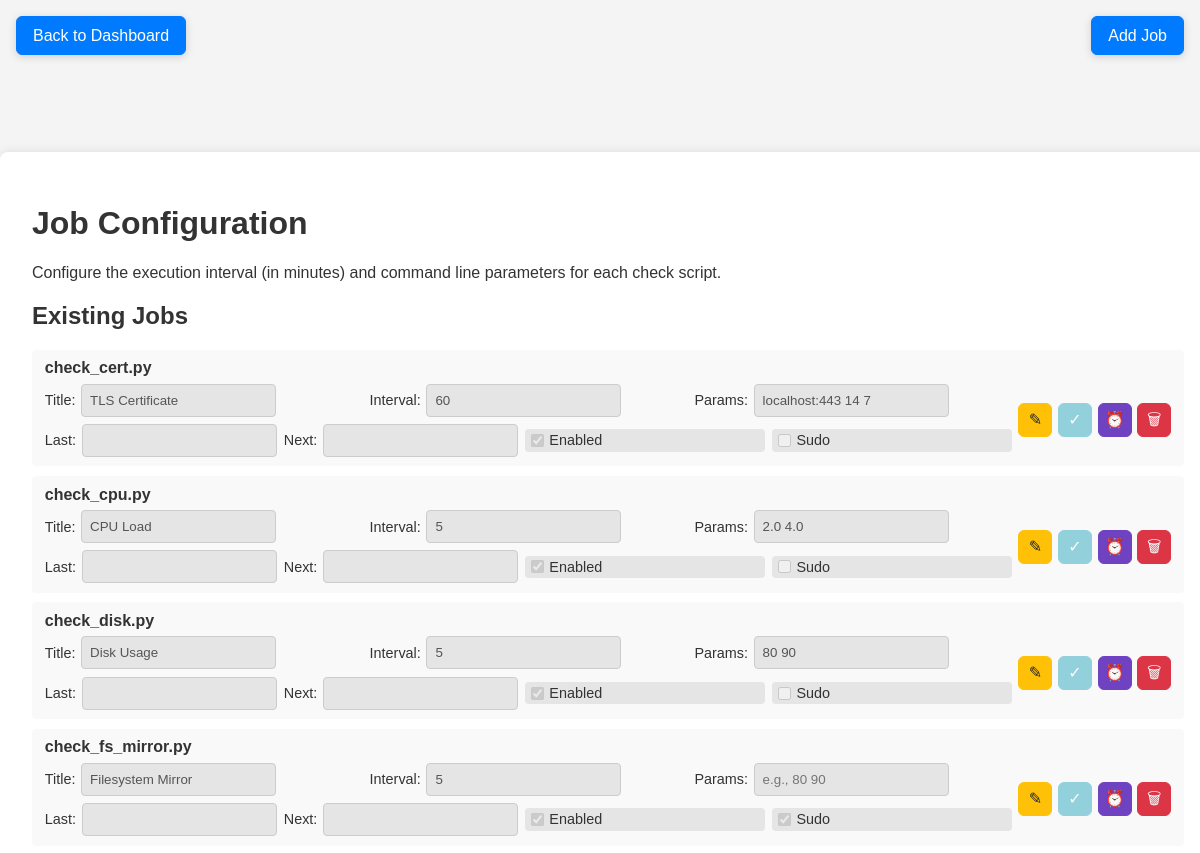
Page /job_config.php (signed in, upper part) on the earlier database version.
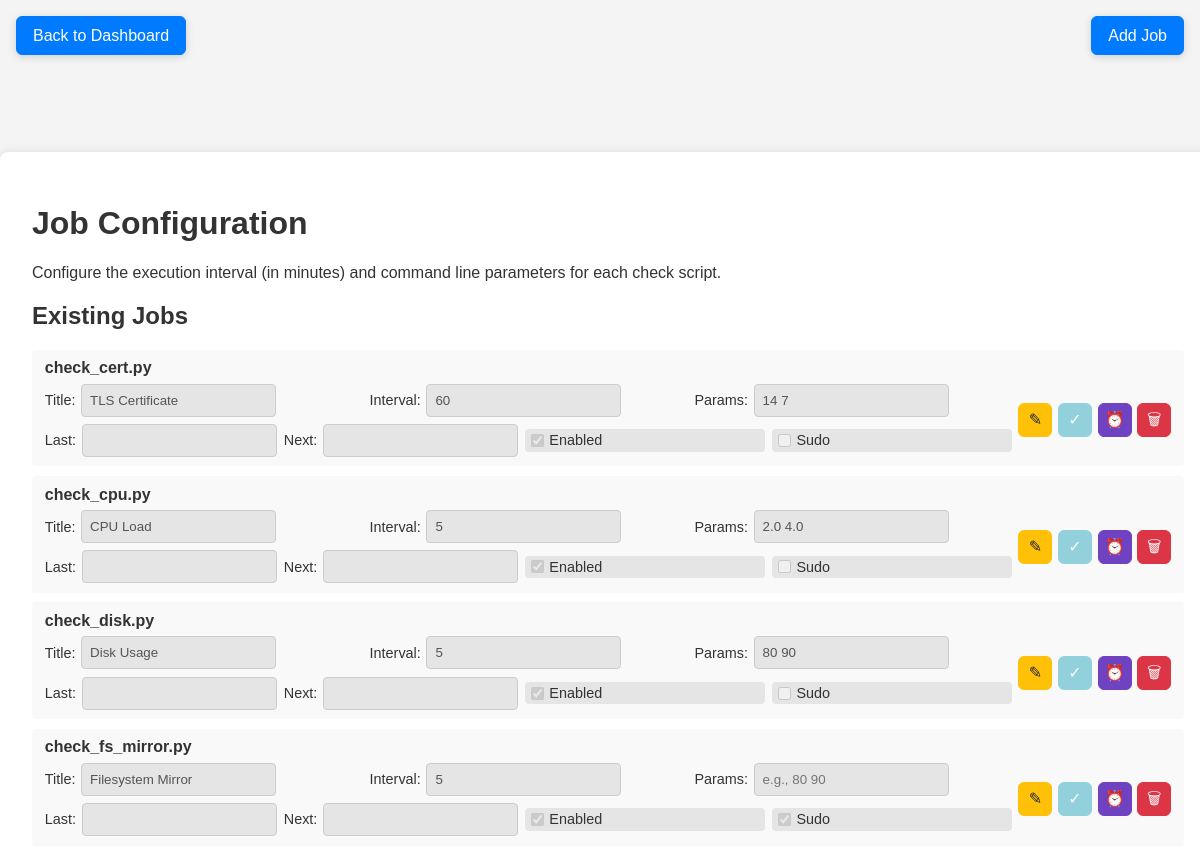
Same page on the later database version.
### tables this page shows
CREATE TABLE IF NOT EXISTS checks (
    id INT AUTO_INCREMENT PRIMARY KEY,
    script_name VARCHAR(100) UNIQUE NOT NULL,
    title VARCHAR(150) NOT NULL,
    interval_minutes INT DEFAULT 5,
    parameters VARCHAR(255) DEFAULT '',
    enabled BOOLEAN DEFAULT TRUE,
    sudo BOOLEAN DEFAULT FALSE,
    last_run TIMESTAMP NULL,
    next_run TIMESTAMP NULL
);

### www/job_config.php (the view, shortened to what this page needs)
<?php
$pdo = getDB();
try {
    $stmt = $pdo->query("SELECT * FROM checks ORDER BY script_name");
    $checks = $stmt->fetchAll(PDO::FETCH_ASSOC);
} catch (PDOException $e) {
    $error = 'Database error: ' . $e->getMessage();
    $checks = [];
}
?>
<!DOCTYPE html>
<html lang="en">
<head>
    <link rel="stylesheet" href="style.css">
</head>
<body class="subpage">
    <a href="index.php" class="sticky-back-btn">Back to Dashboard</a>
    <a href="job_add.php" class="sticky-top-right-btn" title="Open Add Job Page" aria-label="Open Add Job Page">Add Job</a>
    <div class="login-container job-config-container">
        <h1>Job Configuration</h1>
        <p>Configure the execution interval (in minutes) and command line parameters for each check script.</p>
        <h2>Existing Jobs</h2>
        <?php foreach ($checks as $check): ?>
            <div class="check-config">
                <h3><?php echo htmlspecialchars($check['script_name']); ?></h3>
                <form method="post" class="job-row-form">
                    <div class="job-fields">
                        <label>Title: <input type="text" class="row-editable field-locked" name="title" value="<?php echo htmlspecialchars($check['title'] ?? $check['script_name']); ?>" readonly></label>
                        <label>Interval: <input type="number" class="row-editable field-locked" name="interval_minutes" value="<?php echo $check['interval_minutes']; ?>" min="1" required readonly></label>
                        <label>Params: <input type="text" class="row-editable field-locked" name="parameters" value="<?php echo htmlspecialchars($check['parameters']); ?>" placeholder="e.g., 80 90" readonly></label>
                        <label>Last: <input type="text" class="field-locked" value="<?php echo htmlspecialchars($check['last_run'] ?? ''); ?>" readonly></label>
                        <label>Next: <input type="text" class="field-locked" value="<?php echo htmlspecialchars($check['next_run'] ?? ''); ?>" readonly></label>
                        <label class="field-locked-label"><input type="checkbox" class="row-editable field-locked" name="enabled" <?php echo $check['enabled'] ? 'checked' : ''; ?> disabled> Enabled</label>
                        <label class="field-locked-label"><input type="checkbox" class="row-editable field-locked" name="sudo" <?php echo !empty($check['sudo']) ? 'checked' : ''; ?> disabled> Sudo</label>
                    </div>
                    <div class="job-actions">
                        <button type="button" class="icon-btn icon-edit row-edit-toggle" title="Edit row" aria-label="Edit row">&#9998;</button>
                        <button type="submit" name="update" value="1" class="icon-btn icon-apply" title="Apply changes" aria-label="Apply changes" disabled>&#10003;</button>
                        <button type="submit" name="schedule_now" value="1" class="icon-btn icon-schedule" title="Schedule now" aria-label="Schedule now">&#9200;</button>
                        <button type="submit" name="delete" value="1" class="icon-btn icon-delete" title="Delete job" aria-label="Delete job" onclick="return confirm('Are you sure you want to delete this job?')">&#128465;</button>
                    </div>
                </form>
            </div>
        <?php endforeach; ?>
    </div>
</body>
</html>

### www/style.css (style rules this page uses)
body { font-family: Arial, sans-serif; margin: 0; padding: 0; background-color: #f4f4f4; color: #333; transition: background-color 0.3s, color 0.3s; }
body.subpage { padding-top: 4.5rem; }
.login-container { max-width: 400px; margin: 5rem auto; padding: 2rem; background: white; border-radius: 8px; box-shadow: 0 0 10px rgba(0,0,0,0.1); }
input, button { display: block; width: 100%; margin: 0.5rem 0; padding: 0.5rem; border: 1px solid #ccc; border-radius: 4px; }
button { background: #007bff; color: white; cursor: pointer; }
.check-config { background: #f9f9f9; margin: 0.6rem 0; padding: 0.6rem 0.8rem; border-radius: 4px; }
.check-config h3 { margin: 0 0 0.4rem 0; font-size: 1rem; }
.check-config form { display: flex; flex-wrap: wrap; gap: 0.4rem; align-items: center; }
.check-config label { display: flex; align-items: center; gap: 0.35rem; font-size: 0.9rem; }
.job-config-container { width: calc(100vw - 3rem); max-width: 1500px; }
.job-row-form { width: 100%; display: flex; align-items: center; gap: 0.5rem; }
.job-fields { display: flex; flex-wrap: wrap; align-items: center; gap: 0.45rem; flex: 1; }
.job-fields label { flex: 1 1 220px; }
.job-fields input[type="text"], .job-fields input[type="number"] { width: auto; min-width: 120px; margin: 0; }
.job-fields input[type="checkbox"] { width: auto; margin: 0; }
.job-actions { margin-left: auto; display: flex; gap: 0.35rem; }
.icon-btn { width: 34px; min-width: 34px; height: 34px; padding: 0; margin: 0; display: inline-flex; align-items: center; justify-content: center; font-size: 16px; line-height: 1; border-radius: 6px; }
.icon-apply { background: #17a2b8; border-color: #17a2b8; }
.icon-delete { background: #dc3545; border-color: #dc3545; }
.icon-schedule { background: #6f42c1; border-color: #6f42c1; }
.icon-edit { background: #ffc107; border-color: #ffc107; color: #212529; }
.icon-btn:disabled { opacity: 0.45; cursor: not-allowed; }
.sticky-back-btn { position: fixed; top: 1rem; left: 1rem; z-index: 1000; display: inline-block; padding: 0.6rem 1rem; background: #007bff; color: white; text-decoration: none; border: 1px solid #007bff; border-radius: 6px; box-shadow: 0 2px 8px rgba(0, 0, 0, 0.15); }
.sticky-top-right-btn { position: fixed; top: 1rem; right: 1rem; z-index: 1000; display: inline-block; padding: 0.6rem 1rem; background: #007bff; color: white; text-decoration: none; border: 1px solid #007bff; border-radius: 6px; box-shadow: 0 2px 8px rgba(0, 0, 0, 0.15); }

### www/job_config.php (style rules this page uses)
.field-locked { background-color: #e5e5e5; color: #555; }
.field-locked-label { background-color: #e5e5e5; border-radius: 4px; padding: 0.2rem 0.35rem; }
.field-locked[type="checkbox"] { accent-color: #9e9e9e; }
.sticky-top-right-btn { position: fixed; top: 1rem; right: 1rem; z-index: 1000; display: inline-block; padding: 0.6rem 1rem; background: #007bff; color: white; text-decoration: none; border: 1px solid #007bff; border-radius: 6px; box-shadow: 0 2px 8px rgba(0, 0, 0, 0.15); }

Differences in the rows shown:
changed checks "check_cert.py": parameters "localhost:443 14 7" → "14 7"
